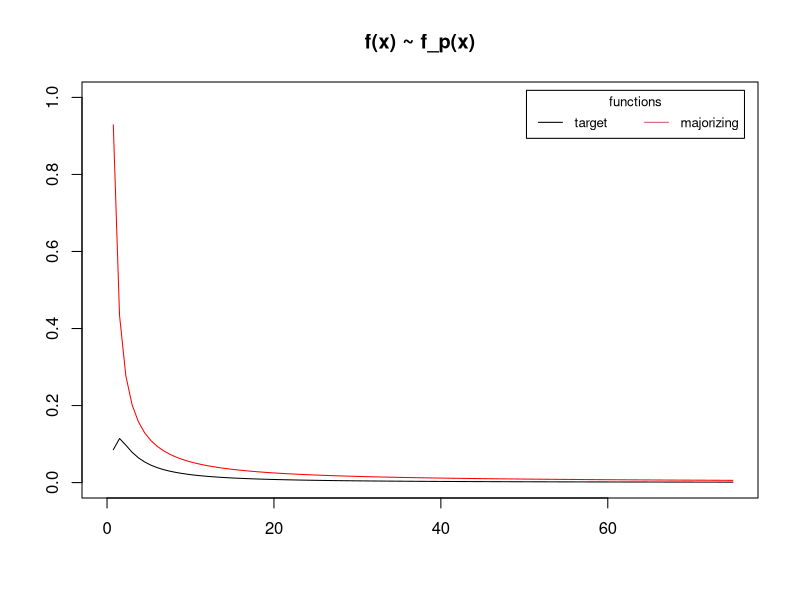

Here is the R script that generated this plot:
## ---- chunk 1
knitr::opts_chunk$set(echo = TRUE)
library(ggplot2)
## ---- chunk 2
c = 2
t_min = 1.5
alpha = 1.1

plot(1, xlim = c(0,75), ylim = c(0, 1), type = "n", xlab = "", ylab = "", main = "f(x) ~ f_p(x)")
curve(eval(c) * (sqrt(2 * pi)^(-1)) * exp(-eval(c)^(2) / (2 * x)) * x^(-3/2), from=0, to=75, add=TRUE, col="black")
curve((eval(alpha) - 1 / eval(t_min)) * (x / eval(t_min))^(-eval(alpha)), from=0, to=75, add=TRUE, col="red")

legend("topright", inset=.02, title="functions",
       c("target","majorizing"), horiz=TRUE, cex=0.8, col = 1:2, lty = 1)
